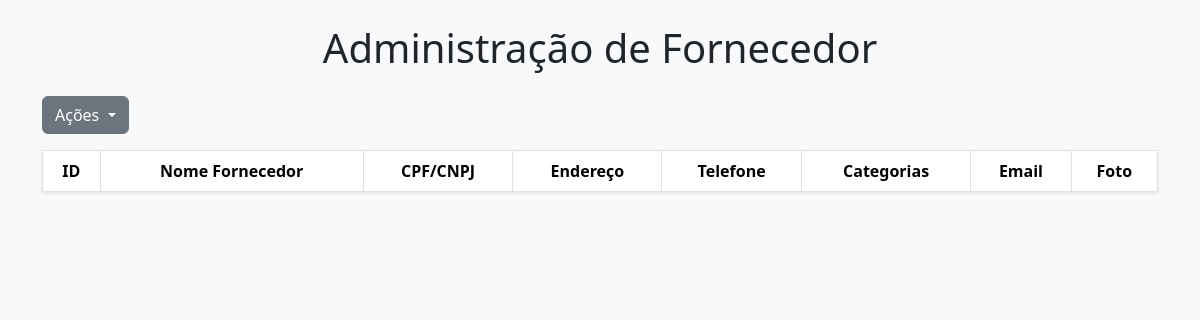
The page /listarFornecedor.php (signed in) on the database as committed earlier.
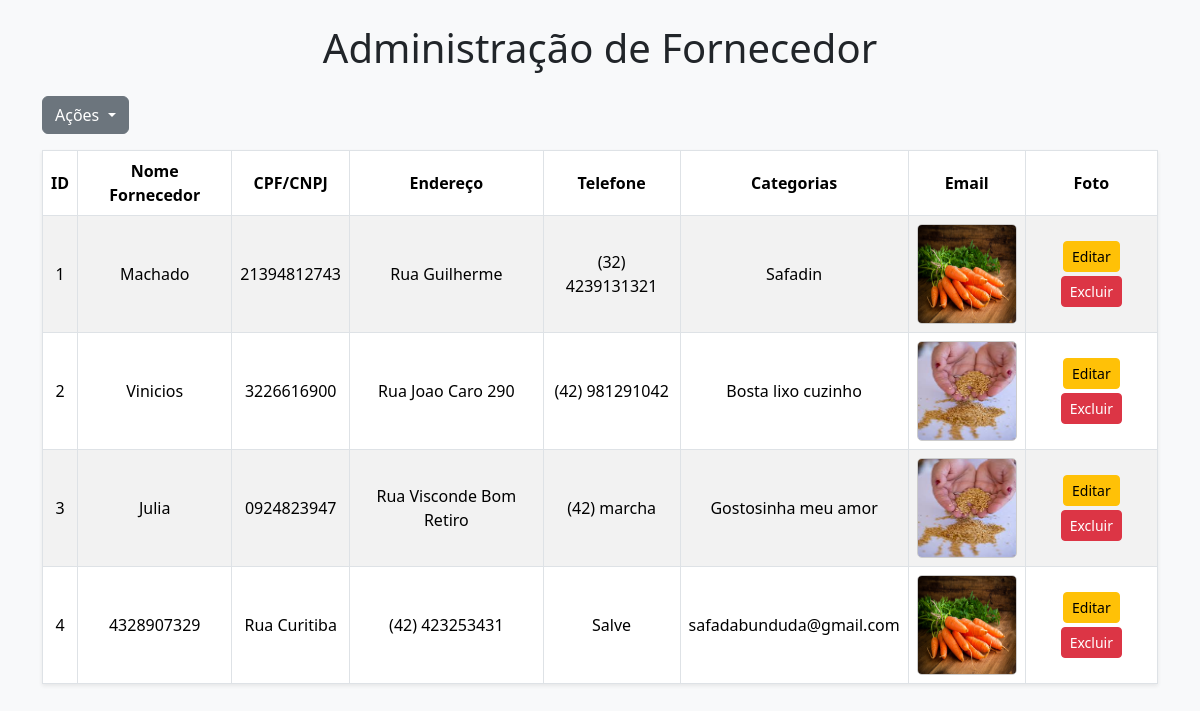
The same page on the database as committed later.
### tables this page shows
CREATE TABLE `fornecedor` (
  `id` int(11) NOT NULL,
  `nome` varchar(150) NOT NULL,
  `cpf_cnpj` varchar(150) NOT NULL,
  `endereco` varchar(150) NOT NULL,
  `telefone` varchar(150) NOT NULL,
  `categorias` varchar(150) NOT NULL,
  `email` varchar(150) NOT NULL,
  `foto` varchar(300) NOT NULL
);

### class/fornecedor.class.php (called while the page is built, shortened)
<?php
require 'conexao.class.php';
class Fornecedor{
    private $con;
    public function __construct() {
        $this->con = new Conexao();
    }
    public function getFoto() {
        $array = array();
        $sql = $this->con->conectar()->prepare("
            SELECT fornecedor.*, f.url
            FROM fornecedor
            LEFT JOIN foto_forncedor f ON f.fornecedor_id = fornecedor.id
        ");
        $sql->execute();
        if ($sql->rowCount() > 0) {
            $array = $sql->fetchAll();
        }
        return $array;
    }
}

### class/conexao.class.php (called while the page is built)
<?php
class Conexao{
    private $usuario;
    private $senha;
    private $banco;
    private $servidor;
    private static $pdo;
    public function __construct(){
        $this->servidor = "localhost";
        $this->banco = "vtxp";
        $this->usuario = "root";
        $this->senha = "";
    }
    public function conectar(){
        try{
            if(is_null(self::$pdo)){
                self::$pdo = new PDO("mysql:host=".$this->servidor."; dbname=".$this->banco, $this->usuario, $this->senha);
            }
            return self::$pdo;
        }
        catch(PDOException $ex){
            echo $ex -> getMessage();
        }
    }
}

### class/usuario.class.php (called while the page is built, shortened)
<?php
require_once 'conexao.class.php';
class Usuario {
    private $permissoes;
    private $con;
    public function __construct() {
        $this->con = new Conexao();
    }
    public function setUsuario($id){
        $sql = $this->con->conectar()->prepare("SELECT * FROM usuarios WHERE id = :id");
        $sql->bindValue(":id", $id);
        $sql->execute();
        if ($sql->rowCount() > 0) {
            $sql = $sql->fetch();
            $this->permissoes = explode(',', $sql['permissoes']);
        }
    }
    public function temPermissoes($p){
        return in_array($p, $this->permissoes);
    }
}

### listarFornecedor.php (the view, shortened to what this page needs)
<?php
include 'class/fornecedor.class.php';
include 'class/usuario.class.php';
$fornecedor = new Fornecedor();
$usuarios = new Usuario();
$usuarios->setUsuario($_SESSION['logado']);
?>
<!DOCTYPE html>
<html lang="pt-br">
<head>
    <link rel="stylesheet" href="https://cdn.jsdelivr.net/npm/bootstrap@5.3.3/dist/css/bootstrap.min.css">
</head>
<body>
    <div class="container py-4">
        <h1 class="text-center mb-4">Administração de Fornecedor</h1>
        <div class="dropdown mb-3">
            <button class="btn btn-secondary dropdown-toggle" type="button" id="dropdownMenuButton" data-bs-toggle="dropdown" aria-expanded="false">
                Ações
            </button>
        </div>
        <div class="table-container">
            <table class="table table-striped table-bordered shadow-sm">
                <thead class="thead-dark">
                    <tr>
                        <th>ID</th>
                        <th>Nome Fornecedor</th>
                        <th>CPF/CNPJ</th>
                        <th>Endereço</th>
                        <th>Telefone</th>
                        <th>Categorias</th>
                        <th>Email</th>
                        <th>Foto</th>
                    </tr>
                </thead>
                <tbody>
                    <?php
                    $lista = $fornecedor->getFoto();
                    foreach ($lista as $item):
                    ?>
                        <tr>
                            <td><?php echo $item['id']; ?></td>
                            <td><?php echo $item['nome']; ?></td>
                            <td><?php echo $item['cpf_cnpj']; ?></td>
                            <td><?php echo $item['endereco']; ?></td>
                            <td><?php echo $item['telefone']; ?></td>
                            <td><?php echo $item['categorias']; ?></td>
                            <td>
                                <img src="<?php echo !empty($item['foto']) && file_exists('img/fornecedor/' . $item['foto'])
                                                ? 'img/fornecedor/' . $item['foto']
                                                : 'img/placeholder.jpg'; ?>"
                                    alt="Foto do fornecedor" width="100" height="100">
                            </td>
                            <td>
                                <?php if ($usuarios->temPermissoes('edit')): ?>
                                    <a href="editarFornecedor.php?id=<?php echo $item['id']; ?>" class="btn btn-warning btn-sm btn-action">Editar</a>
                                <?php endif; ?>
                                <?php if ($usuarios->temPermissoes('del')): ?>
                                    <a href="excluirFornecedor.php?id=<?php echo $item['id']; ?>" onclick="return confirm('Tem certeza que deseja excluir o fornecedor <?php echo $item['nome']; ?>?')" class="btn btn-danger btn-sm btn-action">Excluir</a>
                                <?php endif; ?>
                            </td>
                        </tr>
                    <?php
                    endforeach;
                    ?>
                </tbody>
            </table>
        </div>
    </div>
</body>
</html>

### listarFornecedor.php (style rules this page uses)
body { background-color: #f8f9fa; }
.table-container { max-width: 100%; margin: auto; }
th, td { text-align: center; vertical-align: middle; }
th { background-color: #343a40; color: white; }
.btn-action { margin: 2px 0; }
img { border: 1px solid #ccc; border-radius: 5px; }

Rows that differ between the two databases and show on the page:
added fornecedor: id "1", nome "Machado", cpf_cnpj "21394812743", endereco "Rua Guilherme", telefone "(32) 4239131321", categorias "Safadin", foto (picture)
added fornecedor: id "2", nome "Vinicios", cpf_cnpj "3226616900", endereco "Rua Joao Caro 290", telefone "(42) 981291042", categorias "Bosta lixo cuzinho", foto (picture)
added fornecedor: id "3", nome "Julia", cpf_cnpj "0924823947", endereco "Rua Visconde Bom Retiro", telefone "(42) marcha", categorias "Gostosinha meu amor", foto (picture)
added fornecedor: id "4", nome "4328907329", cpf_cnpj "Rua Curitiba", endereco "(42) 423253431", telefone "Salve", categorias "safadabunduda@gmail.com", foto (picture)
